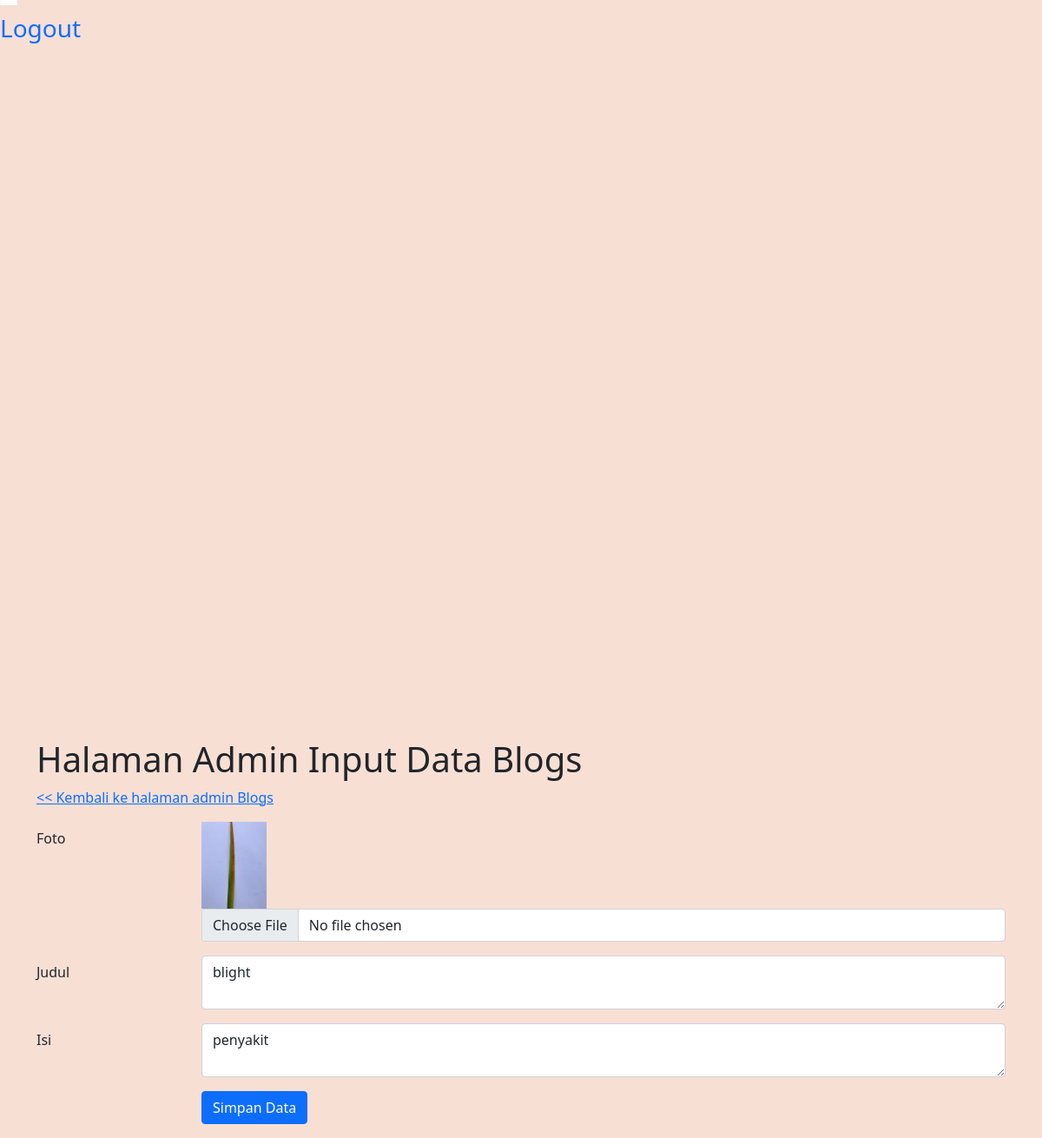
Page /admin/blogs_input.php?id=5 (signed in) on the committed database.
### tables this page shows
CREATE TABLE `blogs` (
  `id` int(255) NOT NULL,
  `isi` varchar(255) NOT NULL,
  `judul` text NOT NULL,
  `foto` varchar(255) NOT NULL
);

### admin/blogs_input.php (the view, shortened to what this page needs)
<?php include("inc_sidebar.php") ?>
<body style='background-color:#F7DFD4'>
<?php
$isi        = "";
$judul     = "";
$foto       = "";
if(isset($_GET['id'])){
    $id = $_GET['id'];
}else{
    $id = "";
}
if($id != ""){
    $sql1   = "select * from blogs where id = '$id'";
    $q1     = mysqli_query($koneksi,$sql1);
    $r1     = mysqli_fetch_array($q1);
    $isi        = $r1['isi'];
    $judul        = $r1['judul'];
    $foto   = $r1['foto'];
}
?>
<div class="container">
<h1>Halaman Admin Input Data Blogs</h1>
<div class="mb-3 row">
    <a href="blogs.php">
        << Kembali ke halaman admin Blogs</a>
</div>
<form action="" method="post" enctype="multipart/form-data">
    <div class="mb-3 row">
        <label for="foto" class="col-sm-2 col-form-label">Foto</label>
        <div class="col-sm-10">
            <?php
            if($foto){
                echo "<img src='../gambar/$foto' style='max-height:100px;max-width:100px'/>";
            }
            ?>
            <input type="file" class="form-control" id="foto" name="foto">
        </div>
    </div>
    <div class="mb-3 row">
        <label for="isi" class="col-sm-2 col-form-label">Judul</label>
        <div class="col-sm-10">
            <textarea name="judul" class="form-control" id="summernote"><?php echo $judul ?></textarea>
        </div>
    </div>
    <div class="mb-3 row">
        <label for="isi" class="col-sm-2 col-form-label">Isi</label>
        <div class="col-sm-10">
            <textarea name="isi" class="form-control" id="summernote"><?php echo $isi ?></textarea>
        </div>
    </div>
    <div class="mb-3 row">
        <div class="col-sm-2"></div>
        <div class="col-sm-10">
            <input type="submit" name="simpan" value="Simpan Data" class="btn btn-primary" />
        </div>
    </div>
</form>
</div>

### rows in the picture
blogs: foto (picture), judul "blight", isi "penyakit"
